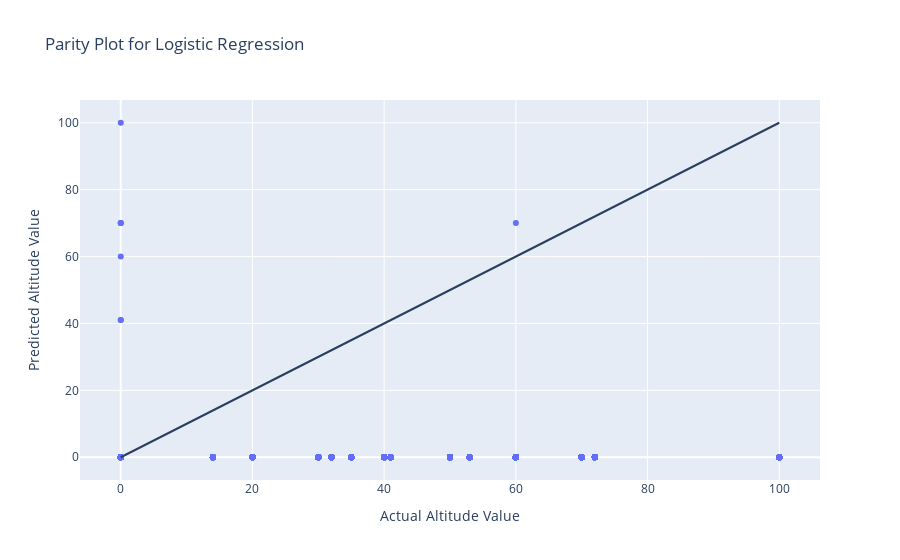

Notebook code for this chart:
### Markdown cell above
Logistic Regression Model to Predict Altitudes:

### Code cell
# simple logistic regression
logistic_regression = make_pipeline(StandardScaler(), LogisticRegression(penalty = "none"))
logistic_regression.fit(x_train, y_train)
log_mae = mean_absolute_error(y_val, logistic_regression.predict(x_val))
print('The validation MAE for a simple logistic regression model is:', round(log_mae, 3))

# making the parity plot
fig = go.Figure(data = [go.Scatter(x = y_val, y = logistic_regression.predict(x_val), mode = "markers")])

fig.add_shape(type = "line", x0 = y_val.min(), y0 = y_val.min(), x1 = y_val.max(), y1 = y_val.max())

fig.update_xaxes(title_text = "Actual Altitude Value")
fig.update_yaxes(title_text = "Predicted Altitude Value")

# set the plot size
fig.update_layout(title = 'Parity Plot for Logistic Regression', autosize = True)
fig.show()

### Figure 1 — Plotly figure (JSON) as saved in the notebook; plotly's stock layout.template omitted (floating-point values rounded to 4 significant figures; data arrays with more than 128 entries replaced by an {"elided": "..."} marker saying what was removed)
{"data": [{"mode": "markers", "type": "scatter", "x": {"elided": "4339 int values"}, "y": {"elided": "4339 int values"}}], "layout": {"autosize": true, "shapes": [{"type": "line", "x0": 0, "x1": 100, "y0": 0, "y1": 100}], "title": {"text": "Parity Plot for Logistic Regression"}, "xaxis": {"autorange": true, "range": [-5.949, 105.9], "title": {"text": "Actual Altitude Value"}, "type": "linear"}, "yaxis": {"autorange": true, "range": [-8.252, 108.3], "title": {"text": "Predicted Altitude Value"}, "type": "linear"}}}
